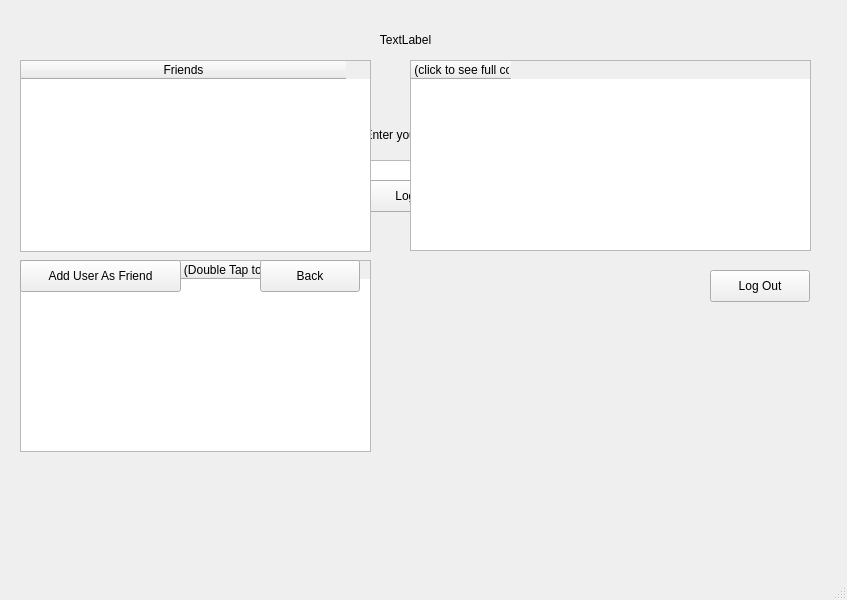
<?xml version="1.0" encoding="UTF-8"?>
<ui version="4.0">
 <class>SocialNetworkWindow</class>
 <widget class="QMainWindow" name="SocialNetworkWindow">
  <property name="geometry">
   <rect>
    <x>0</x>
    <y>0</y>
    <width>847</width>
    <height>600</height>
   </rect>
  </property>
  <property name="windowTitle">
   <string>SocialNetworkWindow</string>
  </property>
  <widget class="QWidget" name="centralwidget">
   <widget class="QTextEdit" name="logEdit">
    <property name="enabled">
     <bool>true</bool>
    </property>
    <property name="geometry">
     <rect>
      <x>330</x>
      <y>160</y>
      <width>161</width>
      <height>21</height>
     </rect>
    </property>
   </widget>
   <widget class="QLabel" name="nameLbl">
    <property name="enabled">
     <bool>true</bool>
    </property>
    <property name="geometry">
     <rect>
      <x>280</x>
      <y>109</y>
      <width>261</width>
      <height>51</height>
     </rect>
    </property>
    <property name="text">
     <string>Enter your name:</string>
    </property>
    <property name="alignment">
     <set>Qt::AlignCenter</set>
    </property>
   </widget>
   <widget class="QPushButton" name="logBtn">
    <property name="enabled">
     <bool>true</bool>
    </property>
    <property name="geometry">
     <rect>
      <x>360</x>
      <y>180</y>
      <width>100</width>
      <height>32</height>
     </rect>
    </property>
    <property name="text">
     <string>Login</string>
    </property>
   </widget>
   <widget class="QLabel" name="pfLog">
    <property name="geometry">
     <rect>
      <x>310</x>
      <y>30</y>
      <width>191</width>
      <height>20</height>
     </rect>
    </property>
    <property name="text">
     <string>TextLabel</string>
    </property>
    <property name="alignment">
     <set>Qt::AlignCenter</set>
    </property>
   </widget>
   <widget class="QTableWidget" name="frndTbl">
    <property name="geometry">
     <rect>
      <x>20</x>
      <y>60</y>
      <width>351</width>
      <height>192</height>
     </rect>
    </property>
    <property name="editTriggers">
     <set>QAbstractItemView::NoEditTriggers</set>
    </property>
    <attribute name="horizontalHeaderVisible">
     <bool>true</bool>
    </attribute>
    <attribute name="horizontalHeaderMinimumSectionSize">
     <number>12</number>
    </attribute>
    <attribute name="horizontalHeaderDefaultSectionSize">
     <number>325</number>
    </attribute>
    <attribute name="horizontalHeaderHighlightSections">
     <bool>true</bool>
    </attribute>
    <attribute name="verticalHeaderDefaultSectionSize">
     <number>32</number>
    </attribute>
    <column>
     <property name="text">
      <string>                     Friends                     </string>
     </property>
    </column>
   </widget>
   <widget class="QPushButton" name="backBtn">
    <property name="geometry">
     <rect>
      <x>260</x>
      <y>260</y>
      <width>100</width>
      <height>32</height>
     </rect>
    </property>
    <property name="text">
     <string>Back</string>
    </property>
   </widget>
   <widget class="QTableWidget" name="sugTbl">
    <property name="geometry">
     <rect>
      <x>20</x>
      <y>260</y>
      <width>351</width>
      <height>192</height>
     </rect>
    </property>
    <property name="editTriggers">
     <set>QAbstractItemView::NoEditTriggers</set>
    </property>
    <attribute name="horizontalHeaderVisible">
     <bool>true</bool>
    </attribute>
    <attribute name="horizontalHeaderMinimumSectionSize">
     <number>12</number>
    </attribute>
    <attribute name="horizontalHeaderDefaultSectionSize">
     <number>325</number>
    </attribute>
    <attribute name="horizontalHeaderHighlightSections">
     <bool>true</bool>
    </attribute>
    <attribute name="verticalHeaderDefaultSectionSize">
     <number>32</number>
    </attribute>
    <column>
     <property name="text">
      <string>                     Friend Suggestions (Double Tap to Add)                     </string>
     </property>
    </column>
   </widget>
   <widget class="QPushButton" name="addBtn">
    <property name="geometry">
     <rect>
      <x>20</x>
      <y>260</y>
      <width>161</width>
      <height>32</height>
     </rect>
    </property>
    <property name="text">
     <string>Add User As Friend</string>
    </property>
   </widget>
   <widget class="QTableWidget" name="PostTbl">
    <property name="geometry">
     <rect>
      <x>410</x>
      <y>60</y>
      <width>401</width>
      <height>191</height>
     </rect>
    </property>
    <property name="editTriggers">
     <set>QAbstractItemView::NoEditTriggers</set>
    </property>
    <column>
     <property name="text">
      <string>Recent Posts (click to see full content of post)</string>
     </property>
    </column>
   </widget>
   <widget class="QPushButton" name="outBtn">
    <property name="geometry">
     <rect>
      <x>710</x>
      <y>270</y>
      <width>100</width>
      <height>32</height>
     </rect>
    </property>
    <property name="text">
     <string>Log Out</string>
    </property>
   </widget>
   <zorder>sugTbl</zorder>
   <zorder>logEdit</zorder>
   <zorder>nameLbl</zorder>
   <zorder>logBtn</zorder>
   <zorder>pfLog</zorder>
   <zorder>frndTbl</zorder>
   <zorder>backBtn</zorder>
   <zorder>addBtn</zorder>
   <zorder>PostTbl</zorder>
   <zorder>outBtn</zorder>
  </widget>
  <widget class="QMenuBar" name="menubar">
   <property name="geometry">
    <rect>
     <x>0</x>
     <y>0</y>
     <width>847</width>
     <height>24</height>
    </rect>
   </property>
  </widget>
  <widget class="QStatusBar" name="statusbar"/>
 </widget>
 <resources/>
 <connections/>
</ui>
